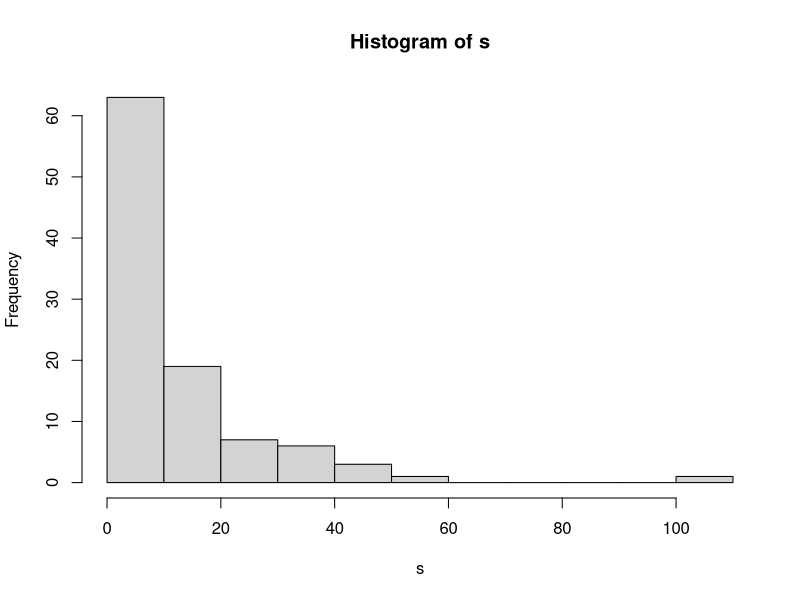

The R source for this figure:
## ---- chunk 1
# stats::dnbinom(x, size, prob, mu, log = FALSE)
# stats::pnbinom(q, size, prob, mu, lower.tail = TRUE, log.p = FALSE)
# stats::qnbinom(p, size, prob, mu, lower.tail = TRUE, log.p = FALSE)
# stats::rnbinom(n, size, prob, mu)

set.seed(12)

n = 100
mu = 10
dispersion = 2 # for the parametrisation where: variance = mu + mu**2 * dispersion

s <- rnbinom(n=100, size=1/dispersion, mu=10)  # size	target for number of successful trials, or dispersion parameter (the shape parameter of the gamma mixing distribution). Must be strictly positive, need not be integer.

hist(s)

mean = mean(s)
variance = mu + mu**2 * dispersion
